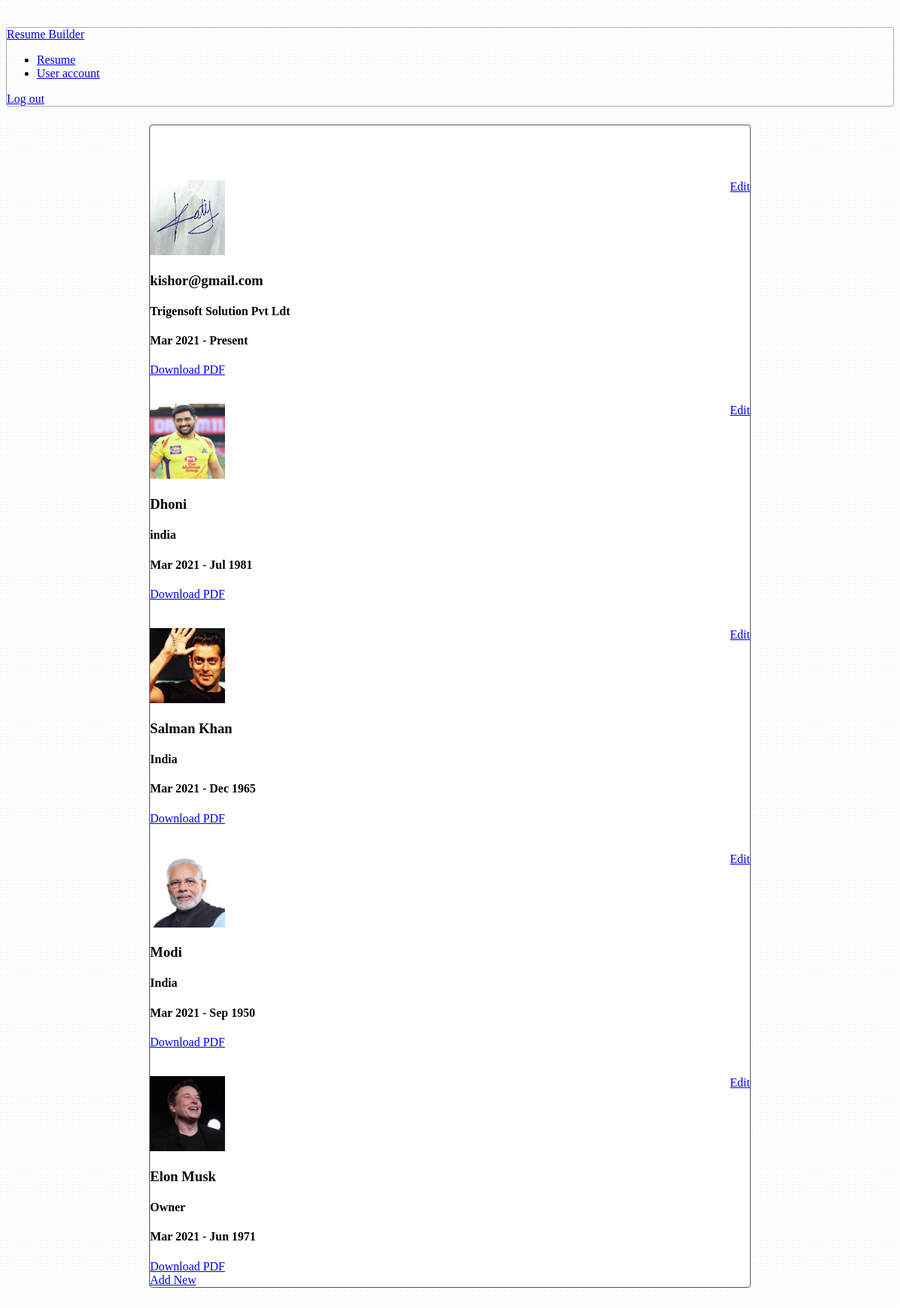
The app's page /resume/ (signed in) with its own data.
### apps/resume/models.py (models this page shows, shortened)
class ResumeItem(models.Model):
    user = models.ForeignKey('auth.User', on_delete=models.CASCADE)
    title = models.CharField(max_length=127, null=True, blank=True)
    email = models.EmailField(max_length=254, null=True, blank=True)
    mobile = models.IntegerField(null=True, blank=True)
    company = models.CharField(max_length=127)
    designation = models.CharField(max_length=127, null=True, blank=True)
    photo = models.ImageField(upload_to="gallery", null=True, blank=True)
    date_of_birth = models.DateField(null=True, blank=True)
    start_date = models.DateField(null=True, blank=True)
    end_date = models.DateField(null=True, blank=True)
    description = models.TextField(max_length=2047, blank=True)

### apps/resume/views.py (the view)
# urls.py: path(r'resume/', views.resume_view, name='resume'),
@login_required
def resume_view(request):
    resume_items = ResumeItem.objects\
        .filter(user=request.user)\
        .order_by('-start_date')
    return render(request, 'resume/resume.html', {
        'resume_items': resume_items
    })

### apps/resume/templates/resume/resume.html (shortened to what this page needs)
{% extends "base_logged_in.html" %}
{% block content %}
  <div class="container content-section resume-container">
    <div class="header-center-container">
    </div>
    {% for resume_item_data in resume_items %}
      <section class="resume-item">
        <img src="{{ resume_item_data.photo.url }}" class="img-circle" alt="Cinque Terre" width="100" height="100">
        <h3>{{ resume_item_data.title }}</h3>
        <h4>{{ resume_item_data.company }}</h4>
        <h4>{{ resume_item_data.start_date | date:"M Y"}} - {% if resume_item_data.end_date %}{{ resume_item_data.end_date | date:"M Y"}}{% else %}Present{% endif %}</h4>
        <a class="btn btn-primary" style="margin-top: 10px: " href="/resume/item/edit/{{ resume_item_data.id }}/">Edit</a>
        <div>
        <a class="btn btn-primary" href="{% url 'employee_render_pdf_view' resume_item_data.id %}">Download PDF</a>
        </div>
      </section>
    {% endfor %}
    <a class="btn btn-success" href="/resume/item/create/">Add New</a>
  </div>
{% endblock %}

### apps/resume/templates/resume/resume.html (style rules this page uses)
div.resume-container { margin: 24px auto 0; max-width: 800px; }
div.header-center-container { text-align: center; margin-top: 12px; }
section.resume-item { margin-top: 36px; position: relative; }
section.resume-item > a.btn { position: absolute; right: 0; top: 0; }
div.resume-container > a.btn { margin-top: 24px; margin-bottom: 24px; }

### records on screen
ResumeItem: photo (picture), title "kishor@gmail.com", company "Trigensoft Solution Pvt Ldt", start_date "Mar 2021", shows "Present"
ResumeItem: photo (picture), title "Dhoni", company "india", start_date "Mar 2021", end_date "Jul 1981"
ResumeItem: photo (picture), title "Salman Khan", company "India", start_date "Mar 2021", end_date "Dec 1965"
ResumeItem: photo (picture), title "Modi", company "India", start_date "Mar 2021", end_date "Sep 1950"
ResumeItem: photo (picture), title "Elon Musk", company "Owner", start_date "Mar 2021", end_date "Jun 1971"
